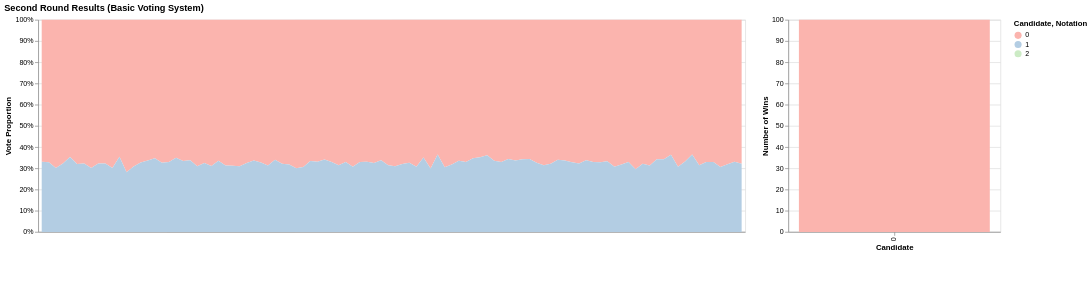

Here is the notebook cell this chart was saved with:
### Code cell
# charts voting results
votes_chart = (
    alt.Chart(df_votes)
    .mark_area(opacity=0.85)
    .encode(
        x=alt.X('simulation_number:N',
                axis=alt.Axis(labels=False, ticks=False, title=None)),  # pas de labels/ticks
        y=alt.Y('proportion:Q', stack='center',
                title='Vote Proportion', axis=alt.Axis(format='.0%')),
        color=alt.Color('candidate_id:N',
                        scale=color_scale,
                        legend=alt.Legend(title='Candidate')),
        opacity=alt.condition(candidate_select, alt.value(1), alt.value(0.2)),
        tooltip=[
            alt.Tooltip('candidate_id:N', title='Candidate'),
            alt.Tooltip('proportion:Q', title='Proportion', format='.1%'),
            alt.Tooltip('mean_dissatisfaction:Q', title='Mean Dissatisfaction', format='.2f'),
            alt.Tooltip('simulation_number:N', title='Simulation')
        ]
    )
    .add_params(highlight, candidate_select)
    .properties(width=1000, height=300)
)

# Identify winners
winners = df_votes.loc[df_votes.groupby("simulation_number")["proportion"].idxmax()]

# summary of wins and dissatisfaction
df_wins = (
    winners.groupby("candidate_id")
    .agg(
        wins=("candidate_id", "count"),
        avg_dissatisfaction=("mean_dissatisfaction", "mean")
    )
    .reset_index()
)

# Histogram of winners (same colors)
hist = (
    alt.Chart(df_wins)
    .mark_bar()
    .encode(
        x=alt.X("candidate_id:N", title="Candidate", sort="-y"),
        y=alt.Y("wins:Q", title="Number of Wins"),
        color=alt.Color("candidate_id:N",
                        scale=color_scale,
                        legend=None),  # évite double légende
        opacity=alt.condition(candidate_select, alt.value(1), alt.value(0.2)),
        tooltip=[
            alt.Tooltip("candidate_id:N", title="Candidate"),
            alt.Tooltip("wins:Q", title="Wins"),
            alt.Tooltip("avg_dissatisfaction:Q", title="Avg Dissatisfaction", format=".2f")
        ]
    )
    .add_params(highlight, candidate_select)
    .properties(width=300, height=300)
)

# create a dummy column for the legend of simulations
df_wins["unit"] = "— = one simulation"
legend_dash = (
    alt.Chart(df_wins)
    .mark_point(size=100, filled=True)
    .encode(color=alt.Color("unit:N", legend=alt.Legend(title="Notation")))
    .properties(width=50, height=50)
)

# combine the charts
combined_chart = (
    (votes_chart | hist) & legend_dash
).properties(
    title=f"Second Round Results ({voting_system.capitalize()} Voting System)"
)

combined_chart

### Figure 1 — Vega-Lite specification as saved in the notebook (floating-point values rounded to 4 significant figures; data arrays with more than 128 entries replaced by an {"elided": "..."} marker saying what was removed)
{"config": {"view": {"continuousWidth": 300, "continuousHeight": 300}}, "vconcat": [{"hconcat": [{"data": {"name": "data-7381143cf8560f9a71b309514e99cb07"}, "mark": {"type": "area", "opacity": 0.85}, "encoding": {"color": {"field": "candidate_id", "legend": {"title": "Candidate"}, "scale": {"domain": [0.0, 1.0, 2.0], "scheme": "pastel1"}, "type": "nominal"}, "opacity": {"condition": {"param": "param_2", "value": 1, "empty": true}, "value": 0.2}, "tooltip": [{"field": "candidate_id", "title": "Candidate", "type": "nominal"}, {"field": "proportion", "format": ".1%", "title": "Proportion", "type": "quantitative"}, {"field": "mean_dissatisfaction", "format": ".2f", "title": "Mean Dissatisfaction", "type": "quantitative"}, {"field": "simulation_number", "title": "Simulation", "type": "nominal"}], "x": {"axis": {"labels": false, "ticks": false, "title": null}, "field": "simulation_number", "type": "nominal"}, "y": {"axis": {"format": ".0%"}, "field": "proportion", "stack": "center", "title": "Vote Proportion", "type": "quantitative"}}, "height": 300, "name": "view_3", "width": 1000}, {"data": {"name": "data-8ad3652d56fd92a0c53423c2e6b686bb"}, "mark": {"type": "bar"}, "encoding": {"color": {"field": "candidate_id", "legend": null, "scale": {"domain": [0.0, 1.0, 2.0], "scheme": "pastel1"}, "type": "nominal"}, "opacity": {"condition": {"param": "param_2", "value": 1, "empty": true}, "value": 0.2}, "tooltip": [{"field": "candidate_id", "title": "Candidate", "type": "nominal"}, {"field": "wins", "title": "Wins", "type": "quantitative"}, {"field": "avg_dissatisfaction", "format": ".2f", "title": "Avg Dissatisfaction", "type": "quantitative"}], "x": {"field": "candidate_id", "sort": "-y", "title": "Candidate", "type": "nominal"}, "y": {"field": "wins", "title": "Number of Wins", "type": "quantitative"}}, "height": 300, "name": "view_4", "width": 300}]}, {"data": {"name": "data-8ad3652d56fd92a0c53423c2e6b686bb"}, "mark": {"type": "point", "filled": true, "size": 100}, "encoding": {"color": {"field": "unit", "legend": {"title": "Notation"}, "type": "nominal"}}, "height": 50, "width": 50}], "params": [{"name": "param_1", "select": {"type": "point", "fields": ["candidate_id"], "on": "mouseover"}, "views": ["view_3", "view_4"]}, {"name": "param_2", "select": {"type": "point", "fields": ["candidate_id"]}, "bind": "legend", "views": ["view_3", "view_4"]}], "title": "Second Round Results (Basic Voting System)", "$schema": "https://vega.github.io/schema/vega-lite/v5.20.1.json", "datasets": {"data-7381143cf8560f9a71b309514e99cb07": {"elided": "200 records"}, "data-8ad3652d56fd92a0c53423c2e6b686bb": [{"candidate_id": 0, "wins": 100, "avg_dissatisfaction": 4.361, "unit": "— = one simulation"}]}}
